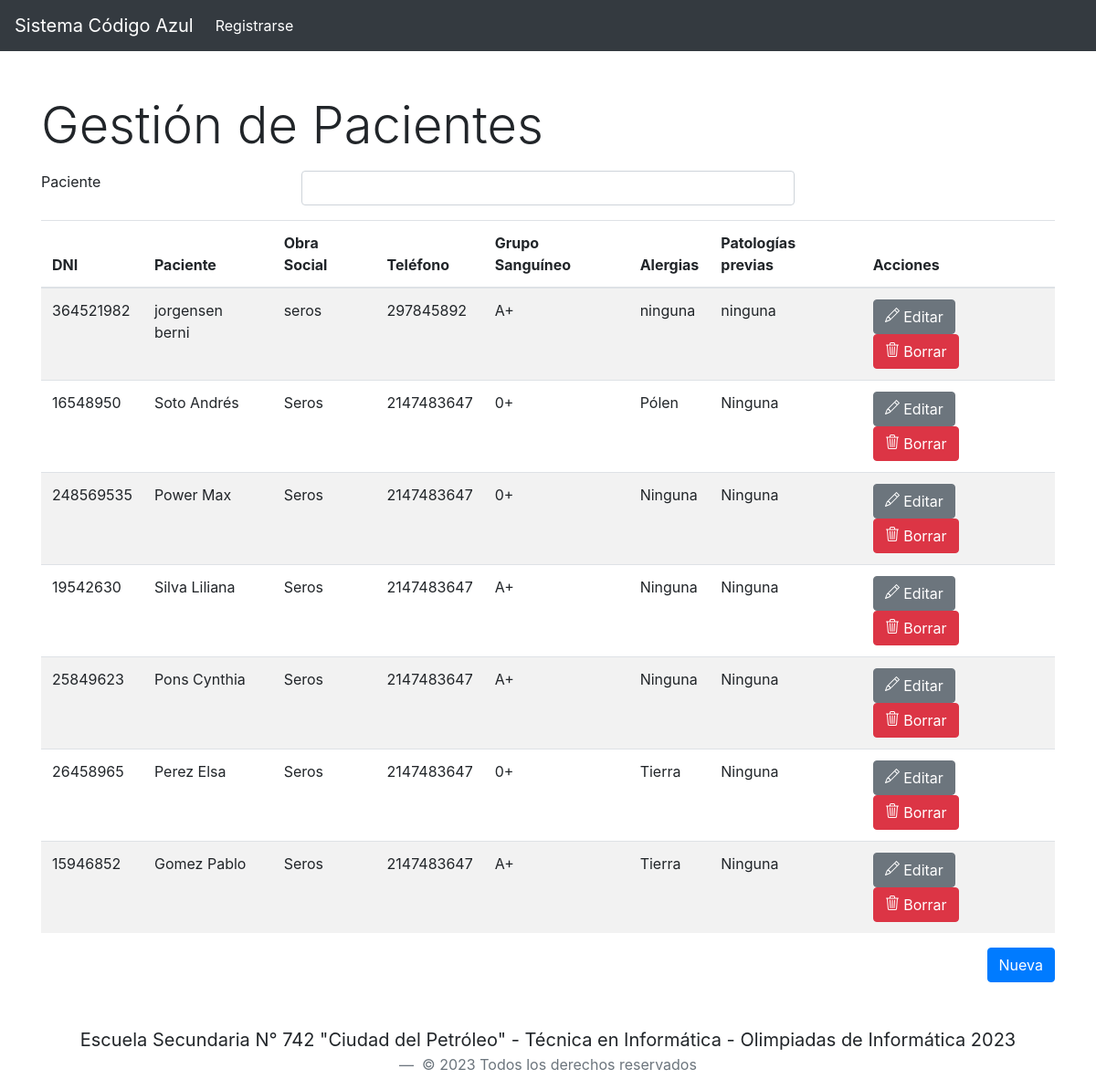
The page /vista_pacientes.php on the database its author committed.
### tables this page shows
CREATE TABLE IF NOT EXISTS `paciente` (
  `dni` int NOT NULL,
  `nombre` varchar(30) NOT NULL,
  `apellido` varchar(30) NOT NULL,
  `obra_social` varchar(20) NOT NULL,
  `telefono` int NOT NULL,
  `grupo_sanguineo` varchar(4) NOT NULL,
  `alergias` varchar(255) NOT NULL,
  `patologias_previas` varchar(255) NOT NULL,
  `cirugias` varchar(255) NOT NULL,
  PRIMARY KEY (`dni`)
);

### bd_codigo_azul.php (called while the page is built, shortened)
<?php
class bd_codigo_azul {
	private $servidor;
	private $usr;
	private $contrasenia;
	private $bd;
	private $consulta;
	private $enlace;
	function __construct() {
		$this->servidor= "localhost";
		$this->usr= "root";
		$this->contrasenia= "";
		$this->bd= "bd_codigo_azul";
	}
	public function conectar () {
		if ($this->enlace=mysqli_connect($this->servidor, $this->usr, $this->contrasenia)) {
			if (mysqli_select_db($this->enlace, $this->bd)) {
				return true;
			} else {
				echo "No se ha podido conectar a la base de datos";
			}
		} else {
			echo "No se ha podido conectar con la base de datos";
		}
	}
	public function consultar($query) {
		$sql= $this->consulta= mysqli_query($this->enlace, $query);
		return $sql;
	}
	public function obtenerConsulta() {
		$this->resultado = mysqli_fetch_object($this->consulta);
		return $this->resultado;
	}
}
?>

### paciente.class.php (called while the page is built, shortened)
<?php
include_once 'bd_codigo_azul.php';
class Paciente
{
    private $dni;
    private $nombre;
    private $apellido;
    private $obra_social;
    private $telefono;
    private $grupo_sanguineo;
    private $alergias;
    private $patologias_previas;
    public function getDni()
    {
        return $this->dni;
    }
    public function setDni($dni)
    {
        $this->dni = $dni;
    }
    public function getNombre()
    {
        return $this->nombre;
    }
    public function setNombre($nombre)
    {
        $this->nombre = $nombre;
    }
    public function getApellido()
    {
        return $this->apellido;
    }
    public function setApellido($apellido)
    {
        $this->apellido = $apellido;
    }
    public function getObra_social()
    {
        return $this->obra_social;
    }
    public function setObra_social($obra_social)
    {
        $this->obra_social = $obra_social;
    }
    public function getTelefono()
    {
        return $this->telefono;
    }
    public function setTelefono($telefono)
    {
        $this->telefono = $telefono;
    }
    public function getGrupo_sanguineo()
    {
        return $this->grupo_sanguineo;
    }
    public function setGrupo_sanguineo($grupo_sanguineo)
    {
        $this->grupo_sanguineo = $grupo_sanguineo;
    }
    public function getAlergias()
    {
        return $this->alergias;
    }
    public function setAlergias($alergias)
    {
        $this->alergias = $alergias;
    }
    public function getPatologias_previas()
    {
        return $this->patologias_previas;
    }
    public function setPatologias_previas($patologias_previas)
    {
        $this->patologias_previas = $patologias_previas;
    }
    public function getPacientes()
    {
        $this->conexion = new bd_codigo_azul();
        $resultado = $this->conexion->consultar("SELECT * FROM `paciente` ");
        $pacientes = array();
        while ($registro = $this->conexion->obtenerConsulta()) {
            $paciente = new Paciente(0, '', '', '', 0, '', '', '', '');
            $paciente->setDni($registro->dni);
            $paciente->setNombre($registro->nombre);
            $paciente->setApellido($registro->apellido);
            $paciente->setObra_social($registro->obra_social);
            $paciente->setTelefono($registro->telefono);
            $paciente->setGrupo_sanguineo($registro->grupo_sanguineo);
            $paciente->setAlergias($registro->alergias);
            $paciente->setPatologias_previas($registro->patologias_previas);
            $paciente->setCirugias($registro->cirugias);
            $pacientes[] = $paciente;
        }
        return $pacientes;
    }
}

### procesa_paciente.php (the view)
<?php
include_once('paciente.class.php');
function recargarPacientes()
{
    $pac = new paciente(0, '', '', '', 0, '', '', '', '');
    $pacientes = $pac->getPacientes();
    if (count($pacientes) == 0) {
        echo '<td class="text-danger" colspan=3>No existen pacientes registrados</td>';
    } else {
        foreach ($pacientes as $p) {
            echo '<tr>
            <td scope="row">' . $p->getDni() . '</td>
            <td>' . $p->getApellido() . " " . $p->getNombre() . '</td>
            <td>' . $p->getObra_social() . '</td>
            <td>' . $p->getTelefono() . '</td>
            <td>' . $p->getGrupo_sanguineo() . '</td>
            <td>' . $p->getAlergias() . '</td>
            <td>' . $p->getPatologias_previas() . '</td>
            <td>
                <a class="btn btn-secondary" href="formularioPaciente.php?id_paciente=' . $p->getDni() . '" role="button" >
                    <svg xmlns="http://www.w3.org/2000/svg" width="16" height="16" fill="currentColor" class="bi bi-pencil" viewBox="0 0 16 16">
                    <path d="M12.146.146a.5.5 0 0 1 .708 0l3 3a.5.5 0 0 1 0 .708l-10 10a.5.5 0 0 1-.168.11l-5 2a.5.5 0 0 1-.65-.65l2-5a.5.5 0 0 1 .11-.168l10-10zM11.207 2.5 13.5 4.793 14.793 3.5 12.5 1.207 11.207 2.5zm1.586 3L10.5 3.207 4 9.707V10h.5a.5.5 0 0 1 .5.5v.5h.5a.5.5 0 0 1 .5.5v.5h.293l6.5-6.5zm-9.761 5.175-.106.106-1.528 3.821 3.821-1.528.106-.106A.5.5 0 0 1 5 12.5V12h-.5a.5.5 0 0 1-.5-.5V11h-.5a.5.5 0 0 1-.468-.325z"/>
                    </svg>
                Editar</a>
                <button class="btn btn-danger" href="#" data-id="baja" value="' . $p->getDni() . '" onclick="bajaPaciente(this);">
                    <svg xmlns="http://www.w3.org/2000/svg" width="16" height="16" fill="currentColor" class="bi bi-trash3" viewBox="0 0 16 16">
                    <path d="M6.5 1h3a.5.5 0 0 1 .5.5v1H6v-1a.5.5 0 0 1 .5-.5ZM11 2.5v-1A1.5 1.5 0 0 0 9.5 0h-3A1.5 1.5 0 0 0 5 1.5v1H2.506a.58.58 0 0 0-.01 0H1.5a.5.5 0 0 0 0 1h.538l.853 10.66A2 2 0 0 0 4.885 16h6.23a2 2 0 0 0 1.994-1.84l.853-10.66h.538a.5.5 0 0 0 0-1h-.995a.59.59 0 0 0-.01 0H11Zm1.958 1-.846 10.58a1 1 0 0 1-.997.92h-6.23a1 1 0 0 1-.997-.92L3.042 3.5h9.916Zm-7.487 1a.5.5 0 0 1 .528.47l.5 8.5a.5.5 0 0 1-.998.06L5 5.03a.5.5 0 0 1 .47-.53Zm5.058 0a.5.5 0 0 1 .47.53l-.5 8.5a.5.5 0 1 1-.998-.06l.5-8.5a.5.5 0 0 1 .528-.47ZM8 4.5a.5.5 0 0 1 .5.5v8.5a.5.5 0 0 1-1 0V5a.5.5 0 0 1 .5-.5Z"/>
                    </svg>
                Borrar</button>
            </td>
        </tr>';
        }
    }
}
if (isset($_POST['opcion'])) {
    $opcion = $_POST['opcion'];
    if (isset($_POST["txtDNI"]) and isset($_POST["txtNombre"]) and isset($_POST["txtApellido"]) and isset($_POST["txtObraSocial"]) and isset($_POST["txtTelefono"]) and isset($_POST["txtGrupoSanguineo"]) and isset($_POST["txtAlergias"]) and isset($_POST["txtPatologiasPrevias"]) and isset($_POST["txtCirugias"])) {
        $paciente = new Paciente($_POST["txtDNI"], $_POST["txtNombre"], $_POST["txtApellido"], $_POST["txtObraSocial"], $_POST["txtTelefono"], $_POST["txtGrupoSanguineo"], $_POST["txtAlergias"], $_POST["txtPatologiasPrevias"], $_POST["txtCirugias"]);
        switch ($opcion) {
            case '1': {
                    $paciente->registrarPaciente();
                }
                break;
            case '2':
                $paciente->modificarPaciente();
                break;
            default:
                recargarPacientes();
                break;
        }
    }
} else if (isset($_GET["dni"])) {
    $paciente = new Paciente($_GET["dni"], '', '', '', 0, '', '', '', '');
    $paciente->bajaPaciente();
    recargarPacientes();
} else {
    recargarPacientes();
}

### vista_pacientes.php (shortened to what this page needs)
<?php include 'paciente.class.php'; ?>
<!DOCTYPE html>
<html>
<head>
    <link rel="stylesheet" type="text/css" href="css/bootstrap.min.css">
    <link rel="stylesheet" type="text/css" href="css/font-awesome.min.css">
    <link rel="stylesheet" type="text/css" href="css/miestilo.css">
</head>
<body>
    <?php include 'navegador.php'; ?>
    <div class="container my-5">
        <p class="display-4">Gestión de Pacientes</p>
        <form action="">
            <div class="mb-3">
                <div class="row">
                    <div class="col-3">
                        <label for="nombrePaciente" class="form-label justify-content-right">Paciente</label>
                    </div>
                    <div class="col-md-6">
                        <input type="text" class="form-control" id="nombrePaciente">
                    </div>
                </div>
            </div>
        </form>
        <table class="table table-striped">
            <thead>
                <tr>
                    <th scope="col">DNI</th>
                    <th scope="col">Paciente</th>
                    <th scope="col">Obra Social</th>
                    <th scope="col">Teléfono</th>
                    <th scope="col">Grupo Sanguíneo</th>
                    <th scope="col">Alergias</th>
                    <th scope="col">Patologías previas</th>
                    <th scope="col">Acciones</th>
                </tr>
            </thead>
            <tbody id="pacientes">
                <?php include 'procesa_paciente.php'; ?>
            </tbody>
        </table>
        <div class="d-grid gap-2 d-md-flex justify-content-md-end">
            <a class="btn btn-primary" href="formularioPaciente.php" role="button">Nueva</a>
        </div>
    </div>
    <?php include 'footer.php'; ?>
</body>
</html>

### navegador.php (shortened to what this page needs)
<nav class="navbar navbar-expand-lg navbar navbar-dark bg-dark">
  <a class="navbar-brand" href="paginaPrincipal.php">   Sistema Código Azul</a>
  <?php
    if(isset($_SESSION["usuario"])){
      if (($_SESSION["tipo_usuario"])=="admin") { ?>
        <div class="collapse navbar-collapse" id="navbarSupportedContent">
        <ul class="navbar-nav mr-auto">
          <li class="nav-item active">
            <a class="nav-link active" href="vista_areas.php">Gestión de Áreas</a>
          </li>
          <li class="nav-item active">
            <a class="nav-link active" href="vista_usuarios.php">Usuarios</a>
          </li>
          <li class="nav-item active">
            <a class="nav-link active" href="vista_pacientes.php">Pacientes</a>
          </li>
          <li class="nav-item active">
            <a class="nav-link active" href="vista_llamados.php">Llamados</a>
          </li>
          <li class="nav-item active">
            <a class="nav-link active" href="reportes.php">Reportes</a>
          </li>
          <li class="nav-item active">
            <div class="derecha">
              <a class="nav-link active" href="cerrar_sesion.php">Cerrar sesión</a></span>
            </div>
           </li>
        </ul>
          </div>
        </form>
      </div>
      <?php
      }
      else{  ?>
          <div class="collapse navbar-collapse" id="navbarSupportedContent">
          <ul class="navbar-nav mr-auto">
            <li class="nav-item active">
              <a class="nav-link active" href="atencion.php"> Pacientes</a>
            </li>
            <li class="nav-item active">
              <a class="nav-link active" href="atencion.php"> Llamados</a>
            </li>
            <li class="nav-item active">
              <a class="nav-link active" href="atencion.php"> Reportes</a>
            </li>
          </ul>
          <form class="form-inline">
            <div class="collapse navbar-collapse" id="navbarSupportedContent">
              <ul class="navbar-nav mr-auto">
                <li class="nav-item active">
                  <span style="float: right;"><a class="nav-link" href="cerrar_sesion.php"> Cerrar sesión </a></span>
                </li>
              </ul>
            </div>
          </form>
          </div>
    <?php }
    }
    else {  ?>
      <div class="collapse navbar-collapse" id="navbarSupportedContent">
        <ul class="navbar-nav mr-auto">
          <li class="nav-item active">
            <a class="nav-link" href="formulario_registro.php"> Registrarse </a>
          </li>
        </ul>
      </div>
    <?php }  ?>
</nav>

### footer.php
<foter>
	<blockquote class="blockquote text-center">
	  <p class="mb-0">Escuela Secundaria N° 742 "Ciudad del Petróleo" - Técnica en Informática - Olimpiadas de Informática 2023</p>
	  <footer class="blockquote-footer">  &copy; 2023 Todos los derechos reservados </cite></footer>
	</blockquote>
</foter>

### rows shown on the page
paciente: dni "364521982", apellido "jorgensen", nombre "berni", obra_social "seros", telefono "297845892", grupo_sanguineo "A+", alergias "ninguna", patologias_previas "ninguna"
paciente: dni "16548950", apellido "Soto", nombre "Andrés", obra_social "Seros", telefono "2147483647", grupo_sanguineo "0+", alergias "Pólen", patologias_previas "Ninguna"
paciente: dni "248569535", apellido "Power", nombre "Max", obra_social "Seros", telefono "2147483647", grupo_sanguineo "0+", alergias "Ninguna", patologias_previas "Ninguna"
paciente: dni "19542630", apellido "Silva", nombre "Liliana", obra_social "Seros", telefono "2147483647", grupo_sanguineo "A+", alergias "Ninguna", patologias_previas "Ninguna"
paciente: dni "25849623", apellido "Pons", nombre "Cynthia", obra_social "Seros", telefono "2147483647", grupo_sanguineo "A+", alergias "Ninguna", patologias_previas "Ninguna"
paciente: dni "26458965", apellido "Perez", nombre "Elsa", obra_social "Seros", telefono "2147483647", grupo_sanguineo "0+", alergias "Tierra", patologias_previas "Ninguna"
paciente: dni "15946852", apellido "Gomez", nombre "Pablo", obra_social "Seros", telefono "2147483647", grupo_sanguineo "A+", alergias "Tierra", patologias_previas "Ninguna"
